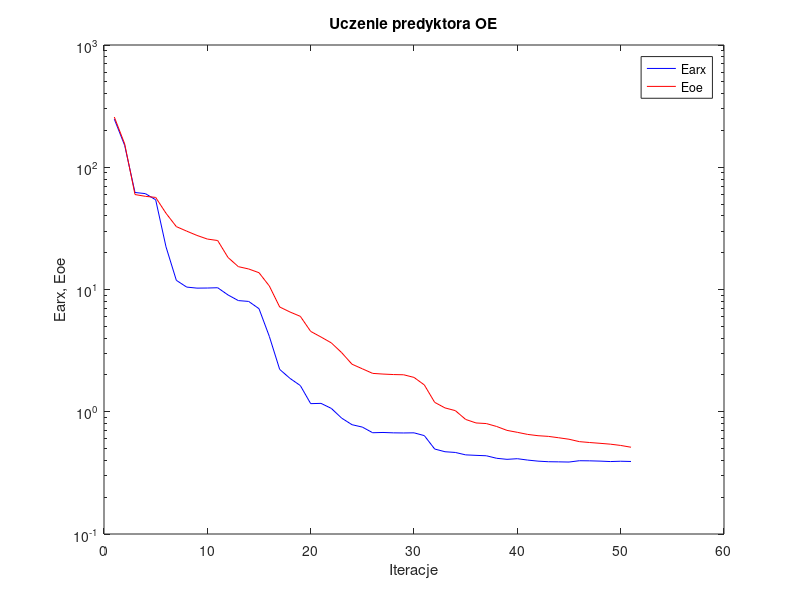
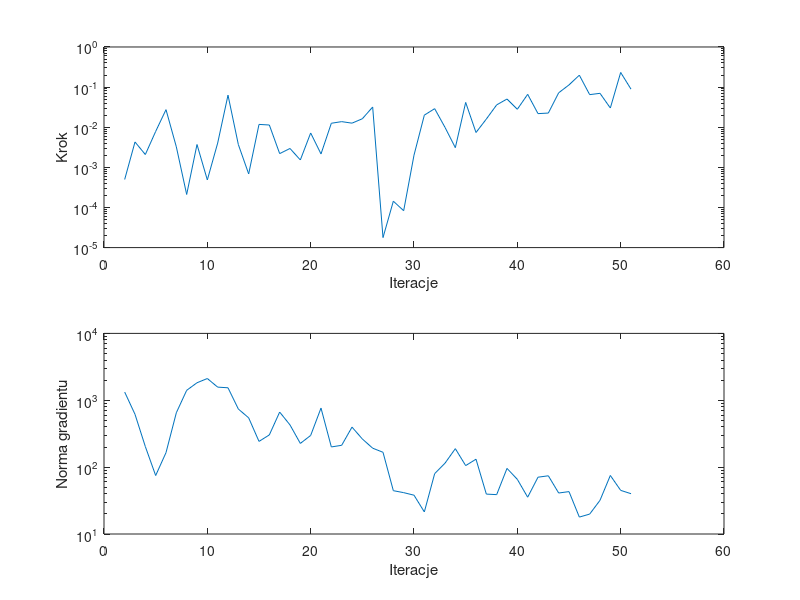

Source code (MATLAB) for these figures, in order:
%uczenie predyktora oe
clear all;
n=0; farx(n+1)=2.474006e+002; foe(n+1)=2.572102e+002; wspucz(n+1)=0.000000e+000; ng(n+1)=0.000000e+000;
%odnowa zmiennej metryki
n=1; farx(n+1)=1.509476e+002; foe(n+1)=1.552249e+002; krok(n+1)=4.981850e-004; ng(n+1)=1.327672e+003;
n=2; farx(n+1)=6.217105e+001; foe(n+1)=5.980995e+001; krok(n+1)=4.289834e-003; ng(n+1)=6.163830e+002;
n=3; farx(n+1)=6.086723e+001; foe(n+1)=5.783913e+001; krok(n+1)=2.087321e-003; ng(n+1)=2.029429e+002;
n=4; farx(n+1)=5.417480e+001; foe(n+1)=5.666745e+001; krok(n+1)=7.859971e-003; ng(n+1)=7.489484e+001;
n=5; farx(n+1)=2.234102e+001; foe(n+1)=4.203851e+001; krok(n+1)=2.741623e-002; ng(n+1)=1.647213e+002;
n=6; farx(n+1)=1.188839e+001; foe(n+1)=3.269333e+001; krok(n+1)=3.242576e-003; ng(n+1)=6.506045e+002;
n=7; farx(n+1)=1.046566e+001; foe(n+1)=3.002772e+001; krok(n+1)=2.108866e-004; ng(n+1)=1.407803e+003;
n=8; farx(n+1)=1.026318e+001; foe(n+1)=2.768736e+001; krok(n+1)=3.707239e-003; ng(n+1)=1.826922e+003;
n=9; farx(n+1)=1.028269e+001; foe(n+1)=2.586487e+001; krok(n+1)=4.857537e-004; ng(n+1)=2.113900e+003;
n=10; farx(n+1)=1.033874e+001; foe(n+1)=2.515662e+001; krok(n+1)=4.026836e-003; ng(n+1)=1.572132e+003;
n=11; farx(n+1)=9.025904e+000; foe(n+1)=1.828545e+001; krok(n+1)=6.299996e-002; ng(n+1)=1.536774e+003;
n=12; farx(n+1)=8.114946e+000; foe(n+1)=1.537909e+001; krok(n+1)=3.704626e-003; ng(n+1)=7.395355e+002;
n=13; farx(n+1)=7.989259e+000; foe(n+1)=1.472109e+001; krok(n+1)=6.856719e-004; ng(n+1)=5.460521e+002;
n=14; farx(n+1)=6.967677e+000; foe(n+1)=1.371942e+001; krok(n+1)=1.175883e-002; ng(n+1)=2.425081e+002;
n=15; farx(n+1)=4.132827e+000; foe(n+1)=1.068499e+001; krok(n+1)=1.136199e-002; ng(n+1)=3.032691e+002;
n=16; farx(n+1)=2.221216e+000; foe(n+1)=7.195592e+000; krok(n+1)=2.199930e-003; ng(n+1)=6.659728e+002;
n=17; farx(n+1)=1.874663e+000; foe(n+1)=6.545478e+000; krok(n+1)=2.953444e-003; ng(n+1)=4.276215e+002;
n=18; farx(n+1)=1.637481e+000; foe(n+1)=6.031636e+000; krok(n+1)=1.528320e-003; ng(n+1)=2.262070e+002;
n=19; farx(n+1)=1.165043e+000; foe(n+1)=4.542761e+000; krok(n+1)=7.191611e-003; ng(n+1)=2.978539e+002;
n=20; farx(n+1)=1.171119e+000; foe(n+1)=4.087064e+000; krok(n+1)=2.157951e-003; ng(n+1)=7.640683e+002;
n=21; farx(n+1)=1.065100e+000; foe(n+1)=3.658473e+000; krok(n+1)=1.256724e-002; ng(n+1)=2.004888e+002;
n=22; farx(n+1)=8.866439e-001; foe(n+1)=3.044088e+000; krok(n+1)=1.378623e-002; ng(n+1)=2.120194e+002;
n=23; farx(n+1)=7.836855e-001; foe(n+1)=2.448250e+000; krok(n+1)=1.262969e-002; ng(n+1)=3.967195e+002;
n=24; farx(n+1)=7.491023e-001; foe(n+1)=2.245928e+000; krok(n+1)=1.626130e-002; ng(n+1)=2.637668e+002;
n=25; farx(n+1)=6.736278e-001; foe(n+1)=2.059834e+000; krok(n+1)=3.188384e-002; ng(n+1)=1.919959e+002;
%odnowa zmiennej metryki
n=26; farx(n+1)=6.769498e-001; foe(n+1)=2.033833e+000; krok(n+1)=1.775984e-005; ng(n+1)=1.667595e+002;
n=27; farx(n+1)=6.722101e-001; foe(n+1)=2.015272e+000; krok(n+1)=1.433605e-004; ng(n+1)=4.444795e+001;
n=28; farx(n+1)=6.707015e-001; foe(n+1)=2.006635e+000; krok(n+1)=8.312662e-005; ng(n+1)=4.155038e+001;
n=29; farx(n+1)=6.723804e-001; foe(n+1)=1.909746e+000; krok(n+1)=2.013864e-003; ng(n+1)=3.804965e+001;
n=30; farx(n+1)=6.379147e-001; foe(n+1)=1.657425e+000; krok(n+1)=2.001452e-002; ng(n+1)=2.138621e+001;
n=31; farx(n+1)=4.956615e-001; foe(n+1)=1.193745e+000; krok(n+1)=2.900728e-002; ng(n+1)=7.993811e+001;
n=32; farx(n+1)=4.709534e-001; foe(n+1)=1.075131e+000; krok(n+1)=9.921120e-003; ng(n+1)=1.145265e+002;
n=33; farx(n+1)=4.645419e-001; foe(n+1)=1.021343e+000; krok(n+1)=3.096185e-003; ng(n+1)=1.888902e+002;
n=34; farx(n+1)=4.439357e-001; foe(n+1)=8.652213e-001; krok(n+1)=4.149438e-002; ng(n+1)=1.054320e+002;
n=35; farx(n+1)=4.398889e-001; foe(n+1)=8.098250e-001; krok(n+1)=7.385876e-003; ng(n+1)=1.313898e+002;
n=36; farx(n+1)=4.364670e-001; foe(n+1)=8.005601e-001; krok(n+1)=1.598692e-002; ng(n+1)=3.950548e+001;
n=37; farx(n+1)=4.162126e-001; foe(n+1)=7.576088e-001; krok(n+1)=3.606523e-002; ng(n+1)=3.879268e+001;
n=38; farx(n+1)=4.081184e-001; foe(n+1)=7.041266e-001; krok(n+1)=5.042484e-002; ng(n+1)=9.573221e+001;
n=39; farx(n+1)=4.129980e-001; foe(n+1)=6.788274e-001; krok(n+1)=2.803148e-002; ng(n+1)=6.566941e+001;
n=40; farx(n+1)=4.024575e-001; foe(n+1)=6.526290e-001; krok(n+1)=6.602029e-002; ng(n+1)=3.552475e+001;
n=41; farx(n+1)=3.945184e-001; foe(n+1)=6.369923e-001; krok(n+1)=2.183177e-002; ng(n+1)=7.071526e+001;
n=42; farx(n+1)=3.901968e-001; foe(n+1)=6.289061e-001; krok(n+1)=2.254943e-002; ng(n+1)=7.422652e+001;
n=43; farx(n+1)=3.892204e-001; foe(n+1)=6.127596e-001; krok(n+1)=7.208292e-002; ng(n+1)=4.101855e+001;
n=44; farx(n+1)=3.878296e-001; foe(n+1)=5.959050e-001; krok(n+1)=1.134226e-001; ng(n+1)=4.305197e+001;
n=45; farx(n+1)=3.975735e-001; foe(n+1)=5.696070e-001; krok(n+1)=1.981558e-001; ng(n+1)=1.790557e+001;
n=46; farx(n+1)=3.967767e-001; foe(n+1)=5.601403e-001; krok(n+1)=6.488875e-002; ng(n+1)=1.984784e+001;
n=47; farx(n+1)=3.946941e-001; foe(n+1)=5.519079e-001; krok(n+1)=7.000904e-002; ng(n+1)=3.189244e+001;
n=48; farx(n+1)=3.914130e-001; foe(n+1)=5.431123e-001; krok(n+1)=3.012318e-002; ng(n+1)=7.506829e+001;
n=49; farx(n+1)=3.937375e-001; foe(n+1)=5.302167e-001; krok(n+1)=2.317569e-001; ng(n+1)=4.493608e+001;
n=50; farx(n+1)=3.919599e-001; foe(n+1)=5.126200e-001; krok(n+1)=8.892157e-002; ng(n+1)=4.007332e+001;

figure; semilogy(farx,'b'); hold on; semilogy(foe,'r'); xlabel('Iteracje'); ylabel('Earx, Eoe'); legend('Earx','Eoe'); title('Uczenie predyktora OE');
figure; subplot(2,1,1); semilogy(krok); xlabel('Iteracje'); ylabel('Krok');
subplot(2,1,2); semilogy(ng); xlabel('Iteracje'); ylabel('Norma gradientu');
Earx=farx(n+1)
Eoe=foe(n+1)
